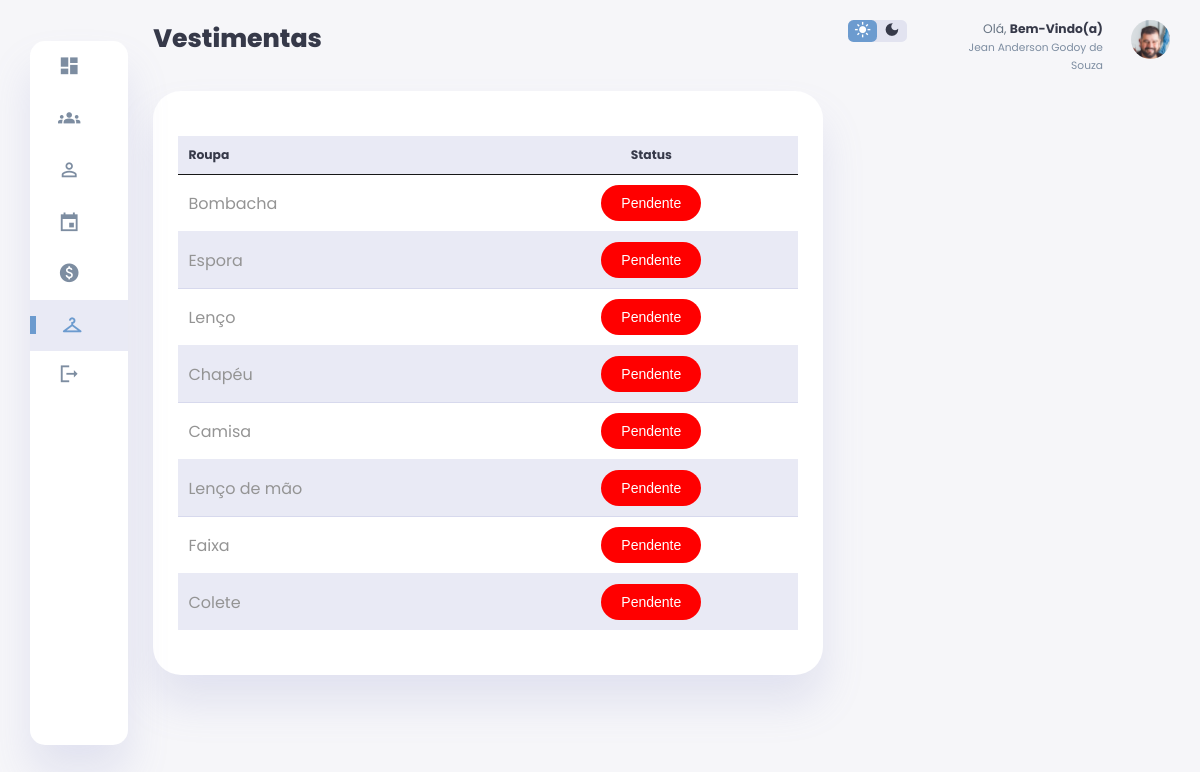
Screenshot of /usuario/acessorios/index.php (signed in) with the database file from the repository.
### tables this page shows
CREATE TABLE IF NOT EXISTS `roupas` (
  `id` int NOT NULL AUTO_INCREMENT,
  `nome` varchar(255) NOT NULL,
  `status_devolucao` tinyint(1) DEFAULT '0',
  `id_usuario` int DEFAULT NULL,
  PRIMARY KEY (`id`),
  KEY `id_usuario` (`id_usuario`) USING BTREE
);

CREATE TABLE IF NOT EXISTS `usuario` (
  `id_usuario` int NOT NULL AUTO_INCREMENT,
  `statuss` int DEFAULT NULL,
  `nome` varchar(255) DEFAULT NULL,
  `email` varchar(255) DEFAULT NULL,
  `datas` date DEFAULT NULL,
  `CPF` char(14) DEFAULT NULL,
  `RG` varchar(11) DEFAULT NULL,
  `categoria` varchar(255) NOT NULL,
  `senha` varchar(255) DEFAULT NULL,
  `telefone` varchar(11) DEFAULT NULL,
  `imagem` varchar(255) NOT NULL,
  `genero` varchar(255) NOT NULL,
  `endereco` varchar(255) NOT NULL,
  `responsavel` varchar(255) NOT NULL,
  `data_entrada` date NOT NULL,
  `tele_respon` varchar(11) NOT NULL,
  `idade` varchar(2) NOT NULL,
  `nom_dan` varchar(255) NOT NULL,
  `identidade_frente` varchar(255) NOT NULL,
  `identidade_verso` varchar(255) NOT NULL,
  PRIMARY KEY (`id_usuario`),
  KEY `id_usuario` (`id_usuario`) USING BTREE
);

### usuario/acessorios/index.php (the view, shortened to what this page needs)
<?php
$conexao = conectar();
$sql_roupas_usuario = "SELECT * FROM roupas WHERE id_usuario = " . $_SESSION['id_usuario'];
$resultado_roupas_usuario = mysqli_query($conexao, $sql_roupas_usuario);
$sql = "SELECT * FROM usuario WHERE id_usuario = " . $_SESSION['id_usuario'];
$resultado = mysqli_query($conexao, $sql);
$dados = mysqli_fetch_assoc($resultado);
?>
<!DOCTYPE html>
<html lang="en">
<head>
    <link rel="stylesheet" href="css/style.css">
</head>
<body>
    <div class="container">
        <aside>
            <div class="sidebar">
                <a href="../dashboard.php">
                    <span class="material-icons-sharp">
                    </span>
                </a>
                <a href="../participantes">
                    <span class="material-icons-sharp">
                    </span>
                </a>
                <a href="../perfil.php">
                    <span class="material-icons-sharp">
                    </span>
                </a>
                <a href="../calen" target="_blank">
                    <span class="material-icons-sharp">
                    </span>
                </a>
                <a href="../pagamento">
                    <span class="material-icons-sharp">
                    </span>
                </a>
                <a href="../acessorios" class="active">
                    <span class="material-icons-sharp">
                    </span>
                </a>
                <a href="logout.php">
                    <span class="material-icons-sharp">
                    </span>
                </a>
            </div>
        </aside>
        <main>
            <h1>Vestimentas</h1>
            <div class="box">
                <table>
                    <thead>
                        <tr>
                            <th>Roupa</th>
                            <th class="class">Status</th>
                        </tr>
                    </thead>
                    <tbody>
                        <?php while ($row = mysqli_fetch_assoc($resultado_roupas_usuario)): ?>
                            <tr>
                                <td class="clas"><?php echo $row['nome']; ?></td>
                                <td>
                                    <?php if ($row['status_devolucao'] == 0): ?>
                                        <button type="button" class="btn_vermelho">Pendente</button>
                                    <?php else: ?>
                                        <button type="button" class="btn_verde">Entregue</button>
                                    <?php endif; ?>
                                </td>
                            </tr>
                        <?php endwhile; ?>
                    </tbody>
                </table>
            </div>
        </main>
        <div class="right-section">
            <div class="nav">
                <div class="dark-mode">
                    <span class="material-icons-sharp ">
                    </span>
                    <span class="material-icons-sharp">
                    </span>
                </div>
                <div class="profile">
                    <div class="info">
                        <p>Olá, <b>Bem-Vindo(a)</b></p>
                        <small class="text-muted"><?php echo $dados['nome'] ?></small>
                    </div>
                    <div class="profile-photo">
                        <img src="../../img/perfil/<?php echo $dados['imagem'] ?>" alt="user">
                    </div>
                </div>
            </div>
        </div>
    </div>
</body>
</html>

### usuario/acessorios/css/style.css (style rules this page uses)
:root { --color-primary: #6C9BCF; --color-danger: #FF0060; --color-success: #1B9C85; --color-warning: #F7D060; --color-white: #fff; --color-info-dark: #7d8da1; --color-dark: #363949; --color-light: rgba(132, 139, 200, 0.18); --color-dark-variant: #677483; --color-background: #f6f6f9; --card-border-radius: 2rem; --border-radius-1: 0.4rem; --border-radius-2: 1.2rem; --card-padding: 1.8rem; --padding-1: 1.2rem; --box-shadow: 0 2rem 3rem var(--color-light); }
* { margin: 0; padding: 0; outline: 0; appearance: none; border: none; text-decoration: none; box-sizing: border-box; }
html { font-size: 14px; }
body { width: 100vw; height: 100vh; font-family: 'Poppins', sans-serif; font-size: 0.88rem; user-select: none; overflow-x: hidden; color: var(--color-dark); background-color: var(--color-background); }
a { color: var(--color-dark); }
img { display: block; width: 100%; object-fit: cover; }
h1 { font-weight: 800; font-size: 1.8rem; }
small { font-size: 0.76rem; }
p { color: var(--color-dark-variant); }
b { color: var(--color-dark); }
.text-muted { color: var(--color-info-dark); }
.container { display: grid; width: 96%; margin: 0 auto; gap: 1.8rem; grid-template-columns: 12rem auto 23rem; }
aside { height: 100vh; }
aside .sidebar { display: flex; flex-direction: column; background-color: var(--color-white); box-shadow: var(--box-shadow); border-radius: 15px; height: 88vh; position: relative; top: 1.5rem; transition: all 0.3s ease; }
aside .sidebar a { display: flex; align-items: center; color: var(--color-info-dark); height: 3.7rem; gap: 1rem; position: relative; margin-left: 2rem; transition: all 0.3s ease; }
aside .sidebar a span { font-size: 1.6rem; transition: all 0.3s ease; }
aside .sidebar a:last-child { position: absolute; bottom: 2rem; width: 100%; }
aside .sidebar a.active { width: 100%; color: var(--color-primary); background-color: var(--color-light); margin-left: 0; }
aside .sidebar a.active::before { content: ''; width: 6px; height: 18px; background-color: var(--color-primary); }
aside .sidebar a.active span { color: var(--color-primary); margin-left: calc(1rem - 3px); }
main { margin-top: 1.4rem; }
main table tbody td { height: 2.8rem; border-bottom: 1px solid var(--color-light); color: rgb(148, 148, 148); font-size: 16px; }
main table tbody tr:last-child td { border: none; }
.right-section { margin-top: 1.4rem; }
.right-section .nav { display: flex; justify-content: end; gap: 2rem; }
.right-section .dark-mode { background-color: var(--color-light); display: flex; justify-content: space-between; align-items: center; height: 1.6rem; width: 4.2rem; cursor: pointer; border-radius: var(--border-radius-1); }
.right-section .dark-mode span { font-size: 1.2rem; width: 50%; height: 100%; display: flex; align-items: center; justify-content: center; }
.right-section .dark-mode span.active { background-color: var(--color-primary); color: white; border-radius: var(--border-radius-1); }
.right-section .nav .profile { display: flex; gap: 2rem; text-align: right; }
.right-section .nav .profile .profile-photo { width: 2.8rem; height: 2.8rem; border-radius: 50%; overflow: hidden; }
@media screen and (max-width: 1200px) { .container { width: 95%; grid-template-columns: 7rem auto 23rem; } }
@media screen and (max-width: 1200px) { aside .sidebar a { width: 5.6rem; } }
@media screen and (max-width: 1200px) { aside .sidebar a:last-child { position: relative; margin-top: 1.8rem; } }
.box { background-color: var(--color-white); width: 100%; padding: var(--card-padding); text-align: center; box-shadow: var(--box-shadow); border-radius: var(--card-border-radius); transition: all 0.3s ease; margin-top: 5%; }
table { width: 100%; border-collapse: collapse; margin: 20px 0; }
thead th { background-color: rgba(132, 139, 200, 0.18); padding: 10px; border-bottom: 1px solid #171717; text-align: left; }
tbody tr:nth-child(even) { background-color: rgba(132, 139, 199, 0.18); }
td { padding: 10px; border-bottom: 1px solid #ddd; }
.btn_vermelho { background-color: red; color: #fff; padding: 10px 20px; border: none; cursor: pointer; font-size: 14px; border-radius: 20px; }
.clas { text-align: left; }
.class { text-align: center; }

### rows the page displays
roupas: nome "Bombacha", status_devolucao "Pendente"
roupas: nome "Espora", status_devolucao "Pendente"
roupas: nome "Lenço", status_devolucao "Pendente"
roupas: nome "Chapéu", status_devolucao "Pendente"
roupas: nome "Camisa", status_devolucao "Pendente"
roupas: nome "Lenço de mão", status_devolucao "Pendente"
roupas: nome "Faixa", status_devolucao "Pendente"
roupas: nome "Colete", status_devolucao "Pendente"
usuario: nome "Jean Anderson Godoy de Souza", imagem (picture)
